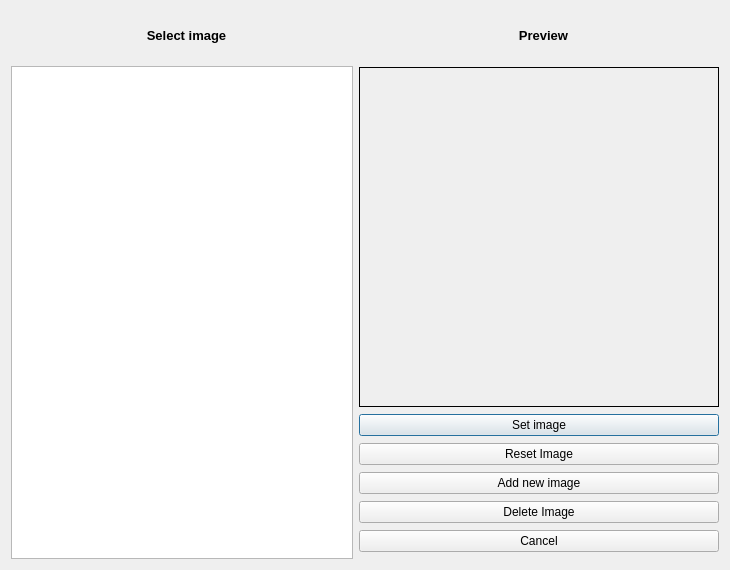
<?xml version="1.0" encoding="UTF-8"?>
<ui version="4.0">
 <class>ImageSelector</class>
 <widget class="QDialog" name="ImageSelector">
  <property name="geometry">
   <rect>
    <x>0</x>
    <y>0</y>
    <width>730</width>
    <height>570</height>
   </rect>
  </property>
  <property name="minimumSize">
   <size>
    <width>730</width>
    <height>570</height>
   </size>
  </property>
  <property name="maximumSize">
   <size>
    <width>730</width>
    <height>570</height>
   </size>
  </property>
  <property name="windowTitle">
   <string>Image selection tools</string>
  </property>
  <property name="layoutDirection">
   <enum>Qt::LeftToRight</enum>
  </property>
  <property name="autoFillBackground">
   <bool>false</bool>
  </property>
  <layout class="QGridLayout" name="gridLayout">
   <item row="0" column="0">
    <layout class="QVBoxLayout" name="verticalLayout" stretch="1,10">
     <property name="sizeConstraint">
      <enum>QLayout::SetDefaultConstraint</enum>
     </property>
     <item>
      <layout class="QHBoxLayout" name="horizontalLayout" stretch="0,0">
       <item>
        <widget class="QLabel" name="lblLoaded">
         <property name="font">
          <font>
           <family>Tahoma</family>
           <pointsize>10</pointsize>
           <weight>75</weight>
           <bold>true</bold>
          </font>
         </property>
         <property name="text">
          <string>Select image</string>
         </property>
         <property name="alignment">
          <set>Qt::AlignCenter</set>
         </property>
        </widget>
       </item>
       <item>
        <widget class="QLabel" name="lblPreview">
         <property name="font">
          <font>
           <family>Tahoma</family>
           <pointsize>10</pointsize>
           <weight>75</weight>
           <bold>true</bold>
          </font>
         </property>
         <property name="text">
          <string>Preview</string>
         </property>
         <property name="alignment">
          <set>Qt::AlignCenter</set>
         </property>
        </widget>
       </item>
      </layout>
     </item>
     <item>
      <layout class="QHBoxLayout" name="horizontalLayout_2" stretch="1,1">
       <item>
        <layout class="QVBoxLayout" name="verticalLayout_2">
         <item>
          <widget class="QListWidget" name="listWidget"/>
         </item>
        </layout>
       </item>
       <item>
        <layout class="QVBoxLayout" name="verticalLayout_3">
         <item>
          <widget class="QLabel" name="lblImage">
           <property name="minimumSize">
            <size>
             <width>360</width>
             <height>340</height>
            </size>
           </property>
           <property name="maximumSize">
            <size>
             <width>360</width>
             <height>340</height>
            </size>
           </property>
           <property name="frameShape">
            <enum>QFrame::Box</enum>
           </property>
           <property name="text">
            <string/>
           </property>
           <property name="alignment">
            <set>Qt::AlignCenter</set>
           </property>
          </widget>
         </item>
         <item>
          <widget class="QPushButton" name="btnOk">
           <property name="text">
            <string>Set image</string>
           </property>
          </widget>
         </item>
         <item>
          <widget class="QPushButton" name="resetBtn">
           <property name="text">
            <string>Reset Image</string>
           </property>
          </widget>
         </item>
         <item>
          <widget class="QPushButton" name="btnAdd">
           <property name="text">
            <string>Add new image</string>
           </property>
          </widget>
         </item>
         <item>
          <widget class="QPushButton" name="btnDelete">
           <property name="text">
            <string>Delete Image</string>
           </property>
          </widget>
         </item>
         <item>
          <widget class="QPushButton" name="btnCancel">
           <property name="text">
            <string>Cancel</string>
           </property>
          </widget>
         </item>
        </layout>
       </item>
      </layout>
     </item>
    </layout>
   </item>
  </layout>
 </widget>
 <resources/>
 <connections/>
</ui>
